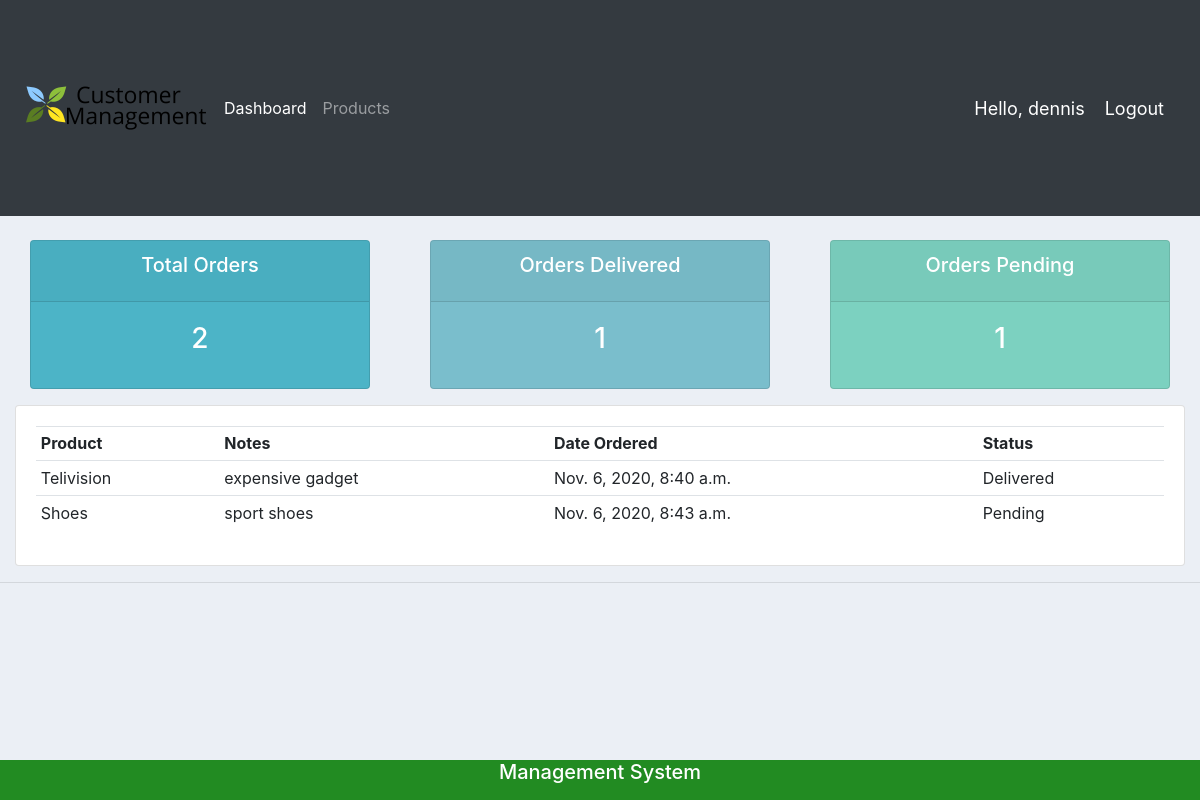
The page /user/ (signed in) on the database its author committed.
### accounts/models.py (models this page shows)
class Order(models.Model):
	STATUS = (
			('Pending', 'Pending'),
			('Out for delivery', 'Out for delivery'),
			('Delivered', 'Delivered'),
			)
	customer = models.ForeignKey(Customer, null=True, on_delete= models.SET_NULL)
	product = models.ForeignKey(Product, null=True, on_delete= models.SET_NULL)
	date_created = models.DateTimeField(auto_now_add=True, null=True)
	status = models.CharField(max_length=200, null=True, choices=STATUS)
	note = models.CharField(max_length=1000, null=True)
	def __str__(self):
		return self.product.name

class Product(models.Model):
	CATEGORY = (
			('Indoor', 'Indoor'),
			('Out Door', 'Out Door'),
			)
	name = models.CharField(max_length=200, null=True)
	price = models.FloatField(null=True)
	category = models.CharField(max_length=200, null=True, choices=CATEGORY)
	description = models.CharField(max_length=200, null=True, blank=True)
	date_created = models.DateTimeField(auto_now_add=True, null=True)
	tags = models.ManyToManyField(Tag)
	def __str__(self):
		return self.name

### accounts/views.py (the view)
# urls.py: path('user/', views.userPage, name="user-page"),
def userPage(request):
	orders = request.user.customer.order_set.all()
	total_orders = orders.count()
	delivered = orders.filter(status='Delivered').count()
	pending = orders.filter(status='Pending').count()
	print('ORDERS:', orders)
	context = {'orders':orders, 'total_orders':total_orders,
	'delivered':delivered,'pending':pending}
	return render(request, 'accounts/user.html', context)

### accounts/accounts/templates/accounts/user.html
{%  extends 'accounts/main.html' %}
{% block content %}
{%  include 'accounts/status.html' %}
<div class="row">
	<div class="col-md">
		<div class="card card-body">
			<table class="table table-sm">
				<tr>
					<th>Product</th>
					<th>Notes</th>
					<th>Date Ordered</th>
					<th>Status</th>
				</tr>
				{% for order in orders %}
				<tr>
					<td>{{order.product}}</td>
					<td>{{order.note}}</td>
					<td>{{order.date_created}}</td>
					<td>{{order.status}}</td>
				</tr>
				{% endfor %}
			</table>
		</div>
	</div>
</div>
{% endblock content %}

### accounts/accounts/templates/accounts/navbar.html (shortened to what this page needs)
{% load static %}
<nav class="navbar navbar-expand-lg navbar-dark bg-dark">
 <img src="{% static 'images/download.png' %}">
  <div class="collapse navbar-collapse" id="navbarNav">
    <ul class="navbar-nav">
      {% if request.user.is_staff %}
      <li class="nav-item active">
        <a class="nav-link" href="{% url 'home' %}">Dashboard</a>
      </li>
      <li class="nav-item">
        <a class="nav-link" href="{% url 'products' %}">Products</a>
      </li>
      {% endif %}
    </ul>
  </div>
  <span class="hello-msg">Hello, {{request.user}}</span>
  <span ><a  class="hello-msg" href="{% url 'logout' %}">Logout</a></span>
</nav>

### static/css/main.css (style rules this page uses)
body { background-color: #ebeff5; }

### accounts/accounts/templates/accounts/navbar.html (style rules this page uses)
.hello-msg { font-size: 18px; color: #fff; margin-right: 20px; }

### rows shown on the page
Order: product "Telivision", note "expensive gadget", date_created "Nov. 6, 2020, 8:40 a.m.", status "Delivered"
Order: product "Shoes", note "sport shoes", date_created "Nov. 6, 2020, 8:43 a.m.", status "Pending"

### other values the page prints
{{ request.user }} "dennis"
{{ total_orders }} "2"
{{ delivered }} "1"
{{ pending }} "1"
